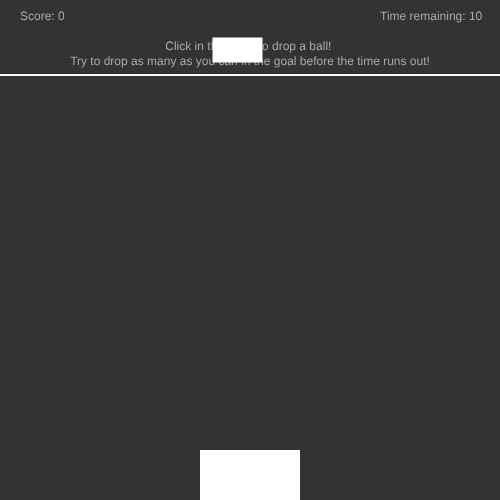
Frame 1 (no input)
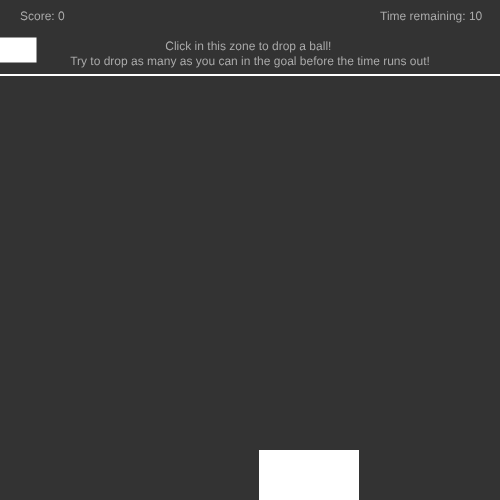
Frame 60 (no input)
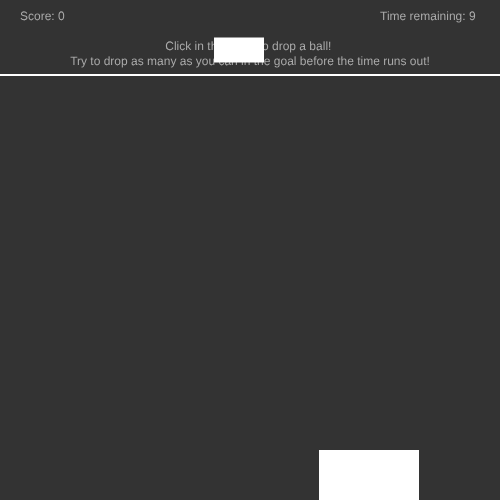
Frame 120 (the mouse pressed at the canvas centre since frame 60)

The p5.js sketch that drew these frames (run headless with seeded random() and noise() and a simulated clock; from frame 60 on, the mouse is pressed at the canvas centre):

// p5.js sketch
// ── sketch.js
let ball;
let bag = [];
let gravity = 9;
let mass = 3;
let rectx;
let speed = 1;
let score = 0;
let isScore = false;
let time = 10;
let rect2x = 250;

function setup() {
    createCanvas(500, 500);
    rectx = 250;
    frameRate(60);
}
let myclicked;
let mxclicked;
let isball;

function draw() {
    background(51);
    stroke(255);
    strokeWeight(2);
    line(0, 75, 500, 75);
    if (isball) {
        ball.update(myclicked);
        ball.display();
    }
    fill('white')
    strokeWeight(0)
    if (frameCount < 180) {
        textAlign(CENTER);
        fill(255, 150)
        text('Click in this zone to drop a ball! \nTry to drop as many as you can in the goal before the time runs out!', 250, 50)
    }
    textAlign(LEFT)
    text(`Score: ${score}`, 20, 20);
    text(`Time remaining: ${time}`, 380, 20)

    drawGoal(rectx, speed);
    rectx += speed;
    if (rectx - 50 <= 0) speed = -speed;
    if (rectx + 50 >= 500) speed = -speed;

    frameCount % 60 === 0 ? time-- : null;
    if (time === 0) {
        complete(score);
        noLoop();
    }
    rect2x = lerp(rect2x, mouseX, .05);
    rect(rect2x, 50, 50, 25);
}

function mousePressed() {
    if (mouseY <= 75) {
        myclicked = mouseY;
        mxclicked = mouseX;
        ball = new Ball(rect2x, mouseY, mass, gravity);
        bag.push(ball);
        isball = true;
    }
}

function drawGoal(x) {
    rectMode(CENTER);
    fill('white');
    rect(x, 475, 100, 50);
}

function addscore(flag) {
    background(51);
    if (flag) {
        score += 1;
        speed += 5;
        flag = false;
    }
}

function complete(s) {
    textAlign(CENTER);
    fill('white');
    text(`Time's up! Your final score:\n${s}\n\nReload the page to try again!`, 250, 250)
}

class Ball {
    constructor(xpos, ypos, m, g) {
        this.x = xpos;
        this.y = ypos;
        this.vy = 0;
        this.mass = m;
        this.gravity = g;
        this.radius = 15;
        this.draw = true;
    }

    update(targY) {
        let forceY = (targY - this.y) * .2;
        let ay = (this.y + forceY) * .25;
        this.vy = forceY + ay;
        this.y += this.vy;
        this.checkBounds();
    }

    checkBounds() {
        if (this.x >= rectx - 50 && this.x <= rectx + 50 && this.y >= 450 && this.y <= 499) {
            isScore = true;
            addscore(isScore);
            this.draw = false;
            this.x = 1000;
            this.y = 1000;
        }
        if (this.y >= 500) {
            this.draw = false;
        } else {
            this.draw = true;
        }

    }

    display() {
        if (this.draw) {
            noStroke();
            fill(255, 126)
            ellipse(this.x, this.y, this.radius * 2, this.radius * 2);
            stroke(255);
        }
    }
}
